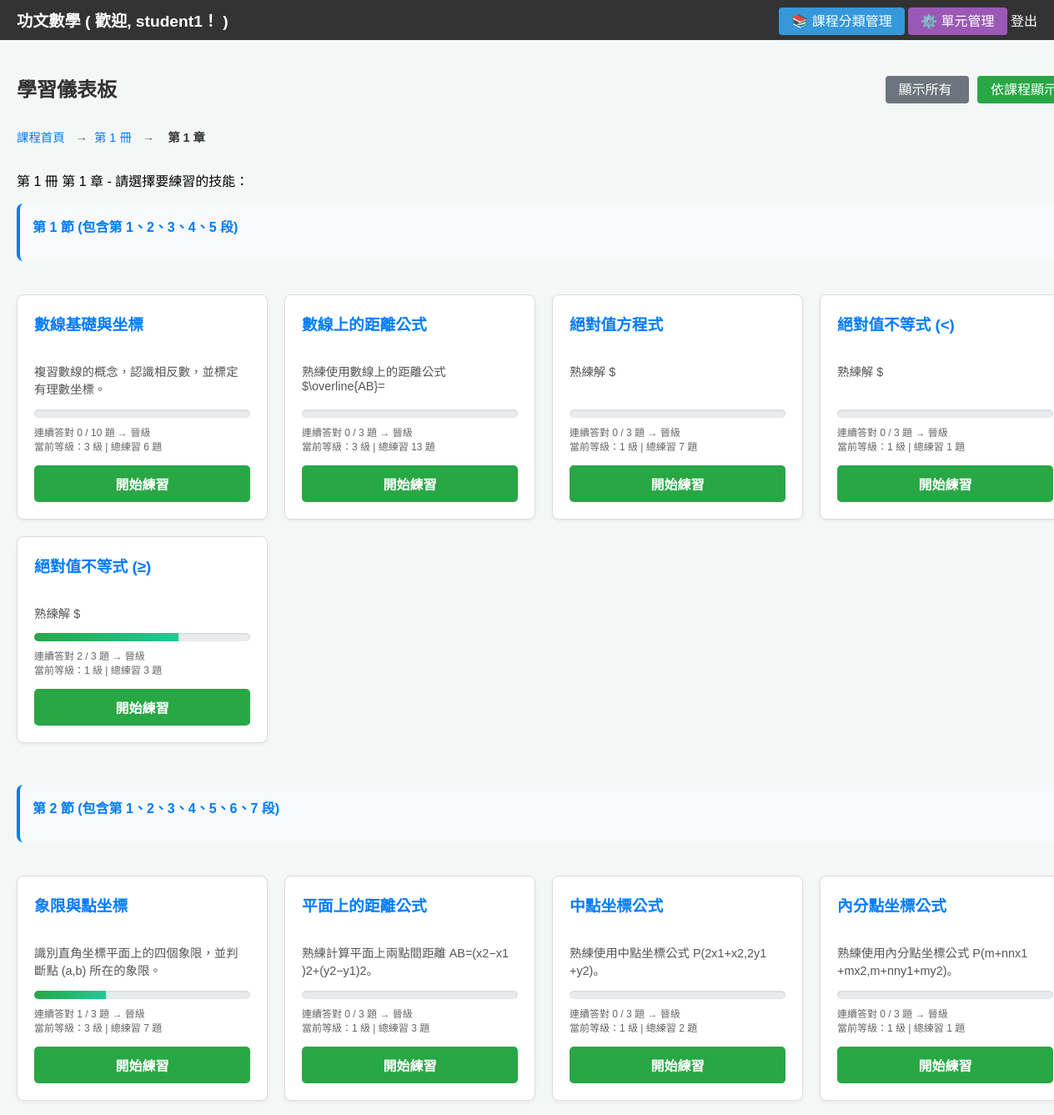
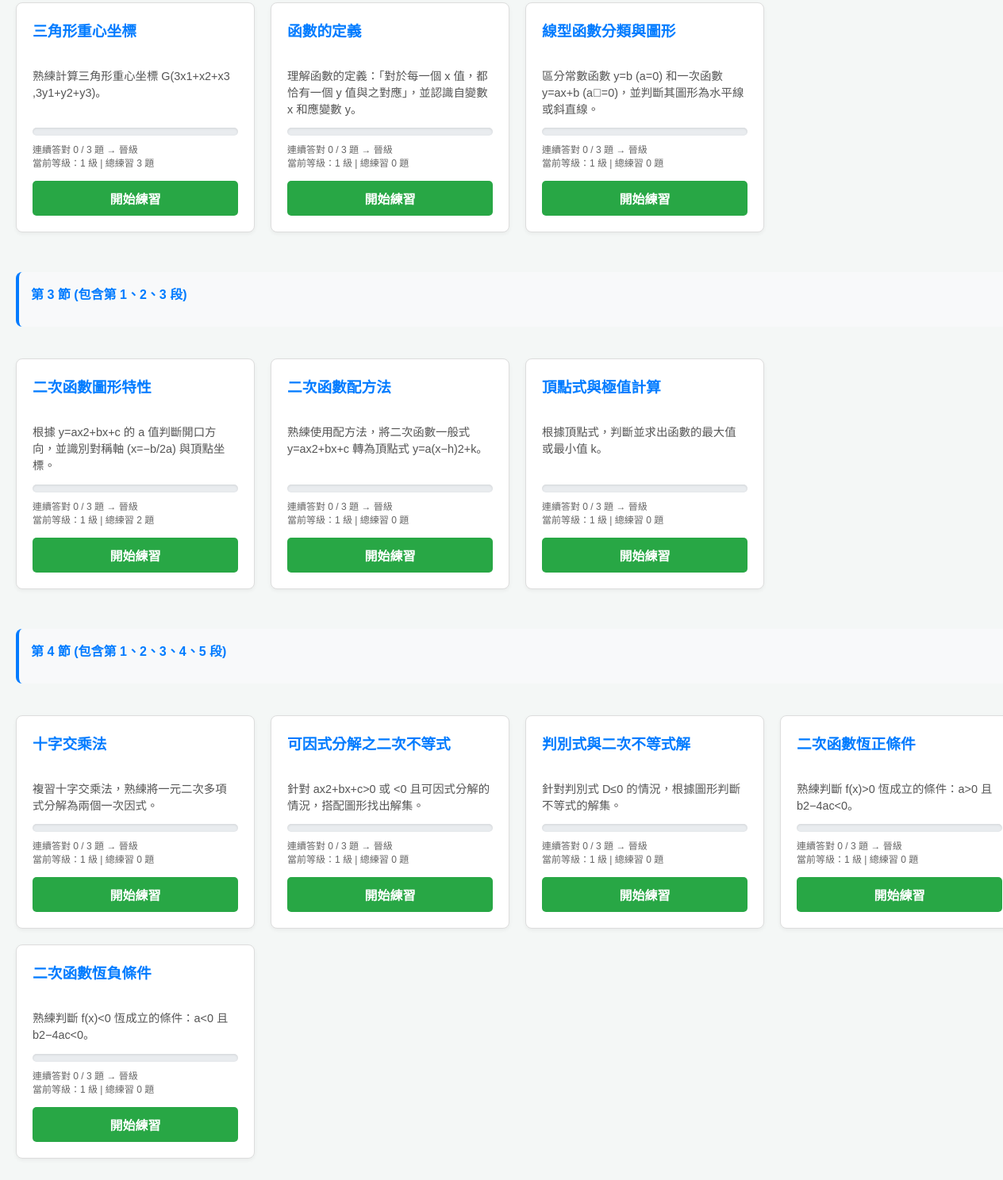
The app's page /dashboard?view=curriculum&volume=1&chapter=1 (signed in) with its own data (2 pictures, top to bottom).
### tables this page shows
CREATE TABLE users (
            id INTEGER PRIMARY KEY AUTOINCREMENT,
            username TEXT UNIQUE NOT NULL,
            password TEXT NOT NULL,
            streak INTEGER DEFAULT 0
        );

CREATE TABLE skill_curriculum (
            id INTEGER PRIMARY KEY AUTOINCREMENT,
            volume INTEGER NOT NULL,
            chapter INTEGER NOT NULL,
            section INTEGER NOT NULL,
            paragraph INTEGER NOT NULL,
            skill_id TEXT NOT NULL,
            display_order INTEGER DEFAULT 0,
            FOREIGN KEY (skill_id) REFERENCES skills_info (skill_id) ON DELETE CASCADE,
            UNIQUE(volume, chapter, section, paragraph, skill_id)
        );

CREATE TABLE skills_info (
            skill_id TEXT PRIMARY KEY,
            skill_en_name TEXT NOT NULL,
            skill_ch_name TEXT NOT NULL,
            description TEXT NOT NULL,
            gemini_prompt TEXT NOT NULL,
            consecutive_correct_required INTEGER DEFAULT 10,
            is_active BOOLEAN DEFAULT TRUE,
            order_index INTEGER DEFAULT 0
        );

### app.py (the view, shortened to what this page needs)
@app.route('/dashboard')
@login_required
def dashboard():
    view_mode = request.args.get('view', 'all')  # 'all' 或 'curriculum'
    volume = request.args.get('volume', type=int)
    chapter = request.args.get('chapter', type=int)
    conn = sqlite3.connect('users.db')
    c = conn.cursor()
    c.execute('''
        SELECT skill_id, consecutive_correct, questions_solved, current_level
        FROM progress
        WHERE user_id = ?
    ''', (current_user.id,))
    progress_rows = c.fetchall()
    conn.close()
    progress_dict = {row[0]: row for row in progress_rows}
    if view_mode == 'curriculum':
        from core.utils import get_volumes, get_chapters_by_volume, get_skills_by_volume_chapter
        if volume and chapter:
            skills_raw = get_skills_by_volume_chapter(volume, chapter)
            all_skills_with_progress = []
            for s in skills_raw:
                prog = progress_dict.get(s['skill_id'], (s['skill_id'], 0, 0, 1))
                all_skills_with_progress.append({
                    **s,
                    'consecutive_correct': prog[1],
                    'questions_solved': prog[2],
                    'current_level': prog[3],
                })
            grouped_sections = []
            current_section = None
            current_skills = []
            section_paragraphs = set()  # 記錄該節包含的所有段
            for skill in all_skills_with_progress:
                if skill['section'] != current_section:
                    if current_section is not None:
                        sorted_paras = sorted(section_paragraphs)
                        para_str = '、'.join(map(str, sorted_paras)) if len(sorted_paras) > 1 else str(sorted_paras[0]) if sorted_paras else ''
                        grouped_sections.append({
                            'section': current_section,
                            'paragraphs': sorted_paras,  # 該節包含的所有段
                            'paragraphs_str': para_str,  # 段落字符串，用於顯示
                            'skills': current_skills.copy()
                        })
                    current_section = skill['section']
                    current_skills = []
                    section_paragraphs = set()
                current_skills.append(skill)
                section_paragraphs.add(skill['paragraph'])
            if current_section is not None:
                sorted_paras = sorted(section_paragraphs)
                para_str = '、'.join(map(str, sorted_paras)) if len(sorted_paras) > 1 else str(sorted_paras[0]) if sorted_paras else ''
                grouped_sections.append({
                    'section': current_section,
                    'paragraphs': sorted_paras,  # 該節包含的所有段
                    'paragraphs_str': para_str,  # 段落字符串，用於顯示
                    'skills': current_skills.copy()
                })
            return render_template('dashboard.html',
                                 view_mode='curriculum',
                                 level='skills',  # 第三層
                                 volume=volume,
                                 chapter=chapter,
                                 grouped_sections=grouped_sections, # 傳遞按節/段分組的數據
                                 username=current_user.username)

### app.py (called while the page is built)
@login_manager.user_loader
def load_user(user_id):
    conn = sqlite3.connect('users.db')
    c = conn.cursor()
    c.execute("SELECT id, username FROM users WHERE id = ?", (user_id,))
    row = c.fetchone()
    conn.close()
    if row:
        return User(row[0], row[1])
    return None

### core/utils.py (called while the page is built)
def get_skills_by_volume_chapter(volume, chapter):
    conn = sqlite3.connect('users.db')
    c = conn.cursor()
    c.execute('''
        SELECT sc.section, sc.paragraph,
               sc.skill_id, sc.display_order,
               si.skill_ch_name, si.skill_en_name, si.description,
               si.consecutive_correct_required
        FROM skill_curriculum sc
        JOIN skills_info si ON sc.skill_id = si.skill_id
        WHERE sc.volume = ? AND sc.chapter = ? AND si.is_active = 1
        ORDER BY sc.section, sc.paragraph, sc.display_order
    ''', (volume, chapter))
    rows = c.fetchall()
    conn.close()
    return [{
        'section': r[0],
        'paragraph': r[1],
        'skill_id': r[2],
        'display_order': r[3],
        'skill_ch_name': r[4],
        'skill_en_name': r[5],
        'description': r[6],
        'consecutive_correct_required': r[7]
    } for r in rows]

### templates/dashboard.html (shortened to what this page needs)
<!DOCTYPE html>
<html lang="zh-Hant">
<head>
</head>
<body>
    <div class="navbar">
        <a href="{{ url_for('dashboard') }}" class="logo">
            功文數學 ( 歡迎, <strong>{{ username }}</strong>！ )
        </a>
        <div>
<a href="{{ url_for('admin_curriculum') }}" style="background: #3498db; padding: 8px 15px; border-radius: 4px;">📚 課程分類管理</a>
            <a href="{{ url_for('admin_skills') }}" style="background: #9b59b6; padding: 8px 15px; border-radius: 4px;">⚙️ 單元管理</a>
            <a href="{{ url_for('logout') }}">登出</a>
        </div>
    </div>
    <div class="container">
        <div style="display: flex; justify-content: space-between; align-items: center; margin-bottom: 20px;">
            <h2 style="margin: 0;">學習儀表板</h2>
            <div>
                <a href="{{ url_for('dashboard', view='all') }}"
                   style="padding: 8px 16px; margin-left: 10px; background: {{ '#28a745' if view_mode == 'all' else '#6c757d' }}; color: white; text-decoration: none; border-radius: 4px;">
                    顯示所有
                </a>
                <a href="{{ url_for('dashboard', view='curriculum') }}"
                   style="padding: 8px 16px; margin-left: 10px; background: {{ '#28a745' if view_mode == 'curriculum' else '#6c757d' }}; color: white; text-decoration: none; border-radius: 4px;">
                    依課程顯示
                </a>
            </div>
        </div>
        {% if view_mode == 'curriculum' %}
            <div class="breadcrumb">
                <a href="{{ url_for('dashboard', view='curriculum') }}">課程首頁</a>
                {% if level == 'chapters' or level == 'skills' %}
                    <span>→</span>
                    <a href="{{ url_for('dashboard', view='curriculum', volume=volume) }}">第 {{ volume }} 冊</a>
                {% endif %}
                {% if level == 'skills' %}
                    <span>→</span>
                    <span class="current">第 {{ chapter }} 章</span>
                {% endif %}
            </div>
            {% if level == 'volumes' %}
                <p>請選擇要查看的冊：</p>
                <div class="level-grid">
                    {% for vol in volumes %}
                    <a href="{{ url_for('dashboard', view='curriculum', volume=vol) }}" style="text-decoration: none;">
                        <div class="level-card volume-card">
                            <h3>第 {{ vol }} 冊</h3>
                        </div>
                    </a>
                    {% endfor %}
                </div>
            {% elif level == 'skills' %}
                <p>第 {{ volume }} 冊 第 {{ chapter }} 章 - 請選擇要練習的技能：</p>
                <div class="skill-grid curriculum-skills" style="display: grid !important; grid-template-columns: repeat(4, 1fr) !important; gap: 20px; width: 100%;">
                    {% for section_group in grouped_sections %}
                        <div class="skill-section-group" style="grid-column: 1 / -1;">
                            <h4>第 {{ section_group.section }} 節
                                {% if section_group.paragraphs|length > 1 %}
                                    (包含第 {{ section_group.paragraphs_str }} 段)
                                {% elif section_group.paragraphs|length == 1 %}
                                    第 {{ section_group.paragraphs_str }} 段
                                {% endif %}
                            </h4>
                        </div>
                        {% for skill in section_group.skills %}
                            <div class="skill-card" style="width: 100%; max-width: 100%;">
                                <h3>{{ skill.skill_ch_name }}</h3>
                                <p>{{ skill.description }}</p>
                                <div class="progress-info">
                                    <div class="progress-bar">
                                        <div class="progress-fill" style="width: {{ (skill.consecutive_correct / skill.consecutive_correct_required) * 100 }}%"></div>
                                    </div>
                                    <small>連續答對 {{ skill.consecutive_correct }} / {{ skill.consecutive_correct_required }} 題 → 晉級</small>
                                    <br>
                                    <small>當前等級：{{ skill.current_level }} 級 | 總練習 {{ skill.questions_solved }} 題</small>
                                </div>
                                <a href="{{ url_for('practice', skill_id=skill.skill_id) }}" class="btn-practice">
                                    開始練習
                                </a>
                            </div>
                        {% endfor %}
                    {% endfor %}
                </div>
            {% endif %}
        {% endif %}
    </div>
</body>
</html>

### templates/dashboard.html (style rules this page uses)
body { font-family: Arial, sans-serif; background-color: #f4f7f6; margin: 0; }
.navbar { background-color: #333; color: white; padding: 10px 20px; display: flex; justify-content: space-between; align-items: center; }
.navbar a { color: white; text-decoration: none; }
.navbar .logo { font-weight: bold; font-size: 1.2em; }
.container { max-width: 1400px; margin: 20px auto; padding: 20px; width: 100%; }
h2 { color: #333; }
.breadcrumb { display: flex; align-items: center; margin-bottom: 20px; padding: 10px 0; font-size: 0.9em; }
.breadcrumb a { color: #007bff; text-decoration: none; margin-right: 5px; }
.breadcrumb span { margin: 0 8px; color: #666; }
.breadcrumb .current { color: #333; font-weight: bold; }
.skill-grid { display: grid !important; grid-template-columns: repeat(4, 1fr) !important; gap: 20px; width: 100%; box-sizing: border-box; }
.skill-grid.curriculum-skills { display: grid !important; grid-template-columns: repeat(4, 1fr) !important; width: 100% !important; grid-auto-flow: row !important; }
.skill-card { background: #fff; border: 1px solid #ddd; border-radius: 8px; box-shadow: 0 2px 5px rgba(0,0,0,0.05); padding: 20px; display: flex; flex-direction: column; min-width: 0; box-sizing: border-box; width: 100%; max-width: 100%; }
.skill-card h3 { margin-top: 0; color: #007bff; }
.skill-card p { font-size: 0.9em; color: #555; flex-grow: 1; }
.progress-info { font-size: 0.9em; color: #666; margin-bottom: 15px; }
.progress-bar { width: 100%; height: 10px; background: #e9ecef; border-radius: 5px; overflow: hidden; margin-bottom: 8px; box-shadow: inset 0 1px 3px rgba(0,0,0,0.1); }
.progress-fill { height: 100%; background: linear-gradient(90deg, #28a745, #20c997); transition: width 0.5s ease; box-shadow: 0 2px 5px rgba(40, 167, 69, 0.3); }
.btn-practice { display: block; text-align: center; background-color: #28a745; color: white; padding: 10px; border-radius: 5px; text-decoration: none; font-weight: bold; transition: background-color 0.2s; }
.skill-section-group { margin-bottom: 20px; margin-top: 30px; padding: 15px; background: #f8f9fa; border-radius: 8px; border-left: 4px solid #007bff; width: 100%; }
.skill-section-group:first-child { margin-top: 0; }
.skill-section-group h4 { margin-top: 0; color: #007bff; margin-bottom: 15px; }

### records on screen
users: username "student1"
skill_curriculum: skill_ch_name "數線基礎與坐標", description "複習數線的概念，認識相反數，並標定有理數坐標。", consecutive_correct "0", consecutive_correct_required "10", current_level "3", questions_solved "6"
skill_curriculum: skill_ch_name "數線上的距離公式", description "熟練使用數線上的距離公式 $\\overline{AB}=", consecutive_correct "0", consecutive_correct_required "3", current_level "3", questions_solved "13"
skill_curriculum: skill_ch_name "絕對值方程式", description "熟練解 $", consecutive_correct "0", consecutive_correct_required "3", current_level "1", questions_solved "7"
skill_curriculum: skill_ch_name "絕對值不等式 (<)", description "熟練解 $", consecutive_correct "0", consecutive_correct_required "3", current_level "1", questions_solved "1"
skill_curriculum: skill_ch_name "絕對值不等式 (≥)", description "熟練解 $", consecutive_correct "2", consecutive_correct_required "3", current_level "1", questions_solved "3"
skill_curriculum: skill_ch_name "象限與點坐標", description "識別直角坐標平面上的四個象限，並判斷點 (a,b) 所在的象限。", consecutive_correct "1", consecutive_correct_required "3", current_level "3", questions_solved "7"
skill_curriculum: skill_ch_name "平面上的距離公式", description "熟練計算平面上兩點間距離 AB=(x2​−x1​)2+(y2​−y1​)2​。", consecutive_correct "0", consecutive_correct_required "3", current_level "1", questions_solved "3"
skill_curriculum: skill_ch_name "中點坐標公式", description "熟練使用中點坐標公式 P(2x1​+x2​​,2y1​+y2​​)。", consecutive_correct "0", consecutive_correct_required "3", current_level "1", questions_solved "2"
skill_curriculum: skill_ch_name "內分點坐標公式", description "熟練使用內分點坐標公式 P(m+nnx1​+mx2​​,m+nny1​+my2​​)。", consecutive_correct "0", consecutive_correct_required "3", current_level "1", questions_solved "1"
skill_curriculum: skill_ch_name "三角形重心坐標", description "熟練計算三角形重心坐標 G(3x1​+x2​+x3​​,3y1​+y2​+y3​​)。", consecutive_correct "0", consecutive_correct_required "3", current_level "1", questions_solved "3"
skill_curriculum: skill_ch_name "函數的定義", description "理解函數的定義：「對於每一個 x 值，都恰有一個 y 值與之對應」，並認識自變數 x 和應變數 y。", consecutive_correct "0", consecutive_correct_required "3", current_level "1", questions_solved "0"
skill_curriculum: skill_ch_name "線型函數分類與圖形", description "區分常數函數 y=b (a=0) 和一次函數 y=ax+b (a=0)，並判斷其圖形為水平線或斜直線。", consecutive_correct "0", consecutive_correct_required "3", current_level "1", questions_solved "0"
skill_curriculum: skill_ch_name "二次函數圖形特性", description "根據 y=ax2+bx+c 的 a 值判斷開口方向，並識別對稱軸 (x=−b/2a) 與頂點坐標。", consecutive_correct "0", consecutive_correct_required "3", current_level "1", questions_solved "2"
skill_curriculum: skill_ch_name "二次函數配方法", description "熟練使用配方法，將二次函數一般式 y=ax2+bx+c 轉為頂點式 y=a(x−h)2+k。", consecutive_correct "0", consecutive_correct_required "3", current_level "1", questions_solved "0"
skill_curriculum: skill_ch_name "頂點式與極值計算", description "根據頂點式，判斷並求出函數的最大值或最小值 k。", consecutive_correct "0", consecutive_correct_required "3", current_level "1", questions_solved "0"
skill_curriculum: skill_ch_name "十字交乘法", description "複習十字交乘法，熟練將一元二次多項式分解為兩個一次因式。", consecutive_correct "0", consecutive_correct_required "3", current_level "1", questions_solved "0"
skill_curriculum: skill_ch_name "可因式分解之二次不等式", description "針對 ax2+bx+c>0 或 <0 且可因式分解的情況，搭配圖形找出解集。", consecutive_correct "0", consecutive_correct_required "3", current_level "1", questions_solved "0"
skill_curriculum: skill_ch_name "判別式與二次不等式解", description "針對判別式 D≤0 的情況，根據圖形判斷不等式的解集。", consecutive_correct "0", consecutive_correct_required "3", current_level "1", questions_solved "0"
skill_curriculum: skill_ch_name "二次函數恆正條件", description "熟練判斷 f(x)>0 恆成立的條件：a>0 且 b2−4ac<0。", consecutive_correct "0", consecutive_correct_required "3", current_level "1", questions_solved "0"
skill_curriculum: skill_ch_name "二次函數恆負條件", description "熟練判斷 f(x)<0 恆成立的條件：a<0 且 b2−4ac<0。", consecutive_correct "0", consecutive_correct_required "3", current_level "1", questions_solved "0"

### other values on screen
{{ volume }} "1"
{{ chapter }} "1"
{{ section_group.section }} "1" "2" "3" "4"
{{ section_group.paragraphs_str }} "1、2、3、4、5" "1、2、3、4、5、6、7" "1、2、3" "1、2、3、4、5"
